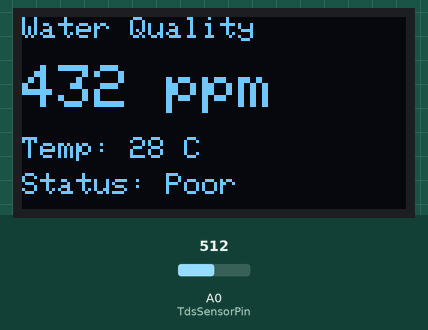
The sketch below on a simulated ESP8266 (NodeMCU). Shown: 128×64 one-colour display. Inputs (shaded band) come from the test bench; at power-on: A0 (TdsSensorPin) = 512. WiFi joins after 1.5 s; servers stay silent unless stated; what the sketch prints to the serial monitor is not drawn.

Above: at 7.7 s.
7.8 s: A0 (TdsSensorPin) set to 30
At 8.69 s:
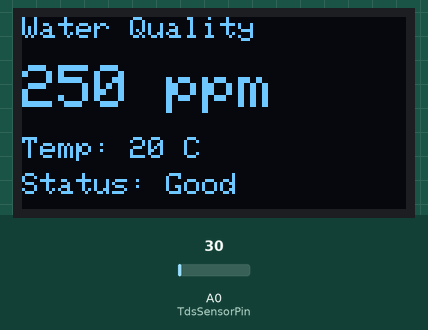
10.8 s: A0 (TdsSensorPin) set to 510
At 11.0 s:
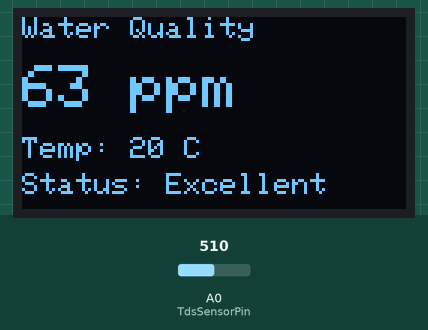
13.8 s: A0 (TdsSensorPin) set to 427
At 14.29 s:
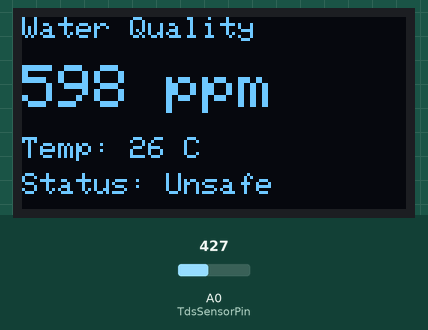
15.6 s: A0 (TdsSensorPin) set to 408
At 17.91 s:
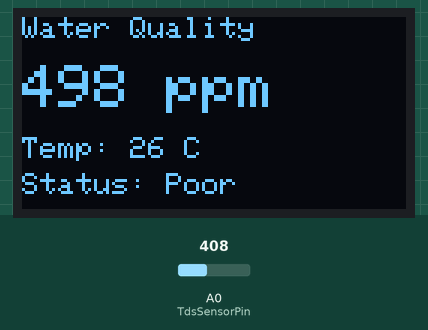
Timing chart, 0 to 19.4 s (numbered marks = the images above; inputs shaded):
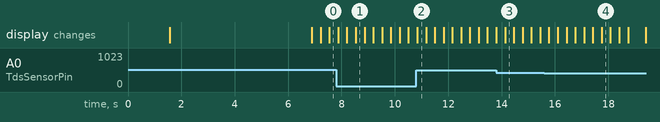

Measured:
- the behaviour switches between 409 and 408 on A0 (TdsSensorPin) (found by bisection; images 3 and 4)

The sketch:

sketch_mar16a.ino
```cpp
#include <ESP8266WiFi.h>
#include <Wire.h>
#include <Adafruit_GFX.h>
#include <Adafruit_SSD1306.h>

#define SCREEN_WIDTH 128
#define SCREEN_HEIGHT 64
#define TdsSensorPin A0

Adafruit_SSD1306 display(SCREEN_WIDTH, SCREEN_HEIGHT, &Wire, -1);

const char* ssid = "YOUR_WIFI_NAME";
const char* password = "YOUR_WIFI_PASSWORD";

WiFiServer server(80);

float voltage;
float tdsValue;
float stableTDS = 0;
float lastTDS = 0;

float minTDS = 10000;
float maxTDS = 0;
float avgTDS = 0;

float temperature = 0;
float minTemp = 10000;
float maxTemp = 0;
float avgTemp = 0;
int tempReadingCount = 0;

int readingCount = 0;

String statusText;
String recommendation;
String trend;
String waterType;
String alert;
String stability;

String tempStatus;
String tempTrend;
float lastTemp = 0;

String webpage;
String tempPage;

void setup(){

Serial.begin(115200);
Serial.print("IP Address: ");
Serial.println(WiFi.localIP());
Wire.begin(D2,D1);

display.begin(SSD1306_SWITCHCAPVCC,0x3C);
display.clearDisplay();

WiFi.begin(ssid,password);

while(WiFi.status()!=WL_CONNECTED){
delay(500);
}

server.begin();

Serial.println("Server started!");
Serial.print("Open this in your browser: http://");
Serial.println(WiFi.localIP());

// Show IP on OLED
display.clearDisplay();

// Show IP on OLED
display.clearDisplay();
display.setTextSize(1);
display.setCursor(0,0);
display.print("WiFi Connected!");
display.setCursor(0,16);
display.print("IP Address:");
display.setCursor(0,30);
display.setTextSize(1);
display.print(WiFi.localIP());
display.setCursor(0,48);
display.print("Open in browser");
display.display();
delay(5000);

webpage = R"=====(
<!DOCTYPE html>
<html>
<head>
<title>IoT Water Quality Monitor</title>
<script src="https://cdn.jsdelivr.net/npm/chart.js"></script>
<style>
*{box-sizing:border-box;margin:0;padding:0;font-family:Segoe UI;}

body.light{background:linear-gradient(135deg,#dce9ff,#f8cdda);color:#111;}
body.dark{background:linear-gradient(135deg,#0d0d0d,#1a1a2e);color:white;}

body.light .metric{background:white;color:black;}
body.dark .metric{background:#2a2a3e;color:white;}

body.light .main{background:white;}
body.dark .main{background:#2a2a3e;}

body.light canvas{background:white;}
body.dark canvas{background:#2a2a3e;}

.dashboard{width:96vw;height:96vh;display:grid;grid-template-rows:7vh 18vh 22vh 42vh;gap:1vh;}
.header{display:flex;justify-content:space-between;align-items:center;font-size:1.5rem;}
.score{background:white;color:black;padding:4px 10px;border-radius:6px;font-size:0.9rem;}
.main{display:flex;justify-content:center;align-items:center;border-radius:12px;}
.tds{font-size:5vw;font-weight:bold;color:#0077ff;}
.metrics{display:grid;grid-template-columns:repeat(5,1fr);gap:0.6vh;}
.metric{border-radius:8px;padding:6px;font-size:0.8rem;text-align:center;}
.graphs{display:grid;grid-template-columns:1fr 1fr 1fr;gap:1vh;}
canvas{border-radius:10px;height:100% !important;width:100% !important;}
.alert-banner{position:absolute;top:1vh;left:50%;transform:translateX(-50%);background:red;color:white;padding:6px 16px;font-weight:bold;border-radius:6px;display:none;animation:blink 1s infinite;z-index:99;}
@keyframes blink{0%{opacity:1;}50%{opacity:0.3;}100%{opacity:1;}}
.temp-btn{background:#e74c3c;color:white;border:none;padding:8px 16px;border-radius:8px;font-size:0.9rem;cursor:pointer;}
.temp-btn:hover{background:#c0392b;}
.icon-btn{background:white;color:#333;border:none;padding:8px 14px;border-radius:8px;font-size:0.9rem;cursor:pointer;font-weight:bold;}
.icon-btn:hover{background:#eee;}

.email-modal{display:none;position:fixed;top:0;left:0;width:100%;height:100%;background:rgba(0,0,0,0.6);z-index:200;justify-content:center;align-items:center;}
.email-modal.show{display:flex;}
.email-box{background:white;color:black;padding:24px;border-radius:12px;width:320px;display:flex;flex-direction:column;gap:12px;}
.email-box input{padding:8px;border-radius:6px;border:1px solid #ccc;font-size:0.9rem;}
.email-box button{padding:8px;border-radius:6px;border:none;cursor:pointer;font-size:0.9rem;}
.save-btn{background:#0077ff;color:white;}
.close-btn{background:#ccc;color:black;}
</style>
</head>
<body class="dark">
<div id="alertBanner" class="alert-banner">WATER QUALITY UNSAFE</div>

<div class="email-modal" id="emailModal">
<div class="email-box">
<b>Email Alert Settings</b>
<input type="email" id="alertEmail" placeholder="Enter your email"/>
<input type="number" id="alertThreshold" placeholder="TDS threshold (default 500)"/>
<button class="save-btn" onclick="saveEmail()">Save</button>
<button class="close-btn" onclick="closeEmail()">Cancel</button>
<small id="emailNote" style="color:green;"></small>
</div>
</div>

<div class="dashboard">
<div class="header">
<div>IoT Water Quality Dashboard</div>
<div style="display:flex;gap:8px;align-items:center;flex-wrap:wrap;">
<button class="temp-btn" onclick="window.location='/temp'">Temperature Page</button>
<button class="icon-btn" onclick="toggleTheme()">Theme</button>
<button class="icon-btn" onclick="downloadCSV()">CSV</button>
<button class="icon-btn" onclick="openEmail()">Alerts</button>
<div class="score">Score: <span id="score">0</span>/100</div>
</div>
</div>
<div class="main">
<div class="tds"><span id="tds">0</span> ppm</div>
</div>
<div class="metrics">
<div class="metric">Status<br><span id="status"></span></div>
<div class="metric">Type<br><span id="type"></span></div>
<div class="metric">Trend<br><span id="trend"></span></div>
<div class="metric">Stability<br><span id="stability"></span></div>
<div class="metric">Hardness<br><span id="hard"></span></div>
<div class="metric">Min<br><span id="min"></span></div>
<div class="metric">Max<br><span id="max"></span></div>
<div class="metric">Average<br><span id="avg"></span></div>
<div class="metric">Recommendation<br><span id="rec"></span></div>
<div class="metric">Uptime<br><span id="uptime"></span></div>
</div>
<div class="graphs">
<canvas id="liveChart"></canvas>
<canvas id="gaugeCanvas"></canvas>
<canvas id="hardChart"></canvas>
</div>
</div>

<script>
var isDark = true;
var csvRows = [["Time","TDS","Avg","Hardness","Status","Score"]];
var alertEmail = "";
var alertThreshold = 500;
var lastAlertSent = false;

function toggleTheme(){
isDark=!isDark;
document.body.className=isDark?"dark":"light";
}

function downloadCSV(){
var content = csvRows.map(r=>r.join(",")).join("\n");
var blob = new Blob([content],{type:"text/csv"});
var a = document.createElement("a");
a.href = URL.createObjectURL(blob);
a.download = "water_quality_log.csv";
a.click();
}

function openEmail(){document.getElementById("emailModal").classList.add("show");}
function closeEmail(){document.getElementById("emailModal").classList.remove("show");}
function saveEmail(){
alertEmail=document.getElementById("alertEmail").value;
alertThreshold=parseInt(document.getElementById("alertThreshold").value)||500;
document.getElementById("emailNote").innerHTML="Saved! Alerts set for TDS > "+alertThreshold;
}

function sendEmailAlert(tds){
if(!alertEmail) return;
fetch("https://formsubmit.co/ajax/"+alertEmail,{
method:"POST",
headers:{"Content-Type":"application/json","Accept":"application/json"},
body:JSON.stringify({subject:"Water Quality Alert",message:"TDS level is "+tds+" ppm which exceeds your threshold of "+alertThreshold+" ppm. Please check your water quality monitor."})
});
}

var liveChart=new Chart(document.getElementById("liveChart"),{
type:"line",
data:{labels:[],datasets:[{label:"Live TDS",data:[],borderColor:"#0077ff",backgroundColor:"rgba(0,119,255,0.1)",fill:true}]},
options:{animation:false,responsive:true}
});

var hardChart=new Chart(document.getElementById("hardChart"),{
type:"line",
data:{labels:[],datasets:[{label:"Hardness",data:[],borderColor:"#e67e22",backgroundColor:"rgba(230,126,34,0.1)",fill:true}]},
options:{animation:false,responsive:true}
});

function drawGauge(canvas, value, max, label, color){
var ctx=canvas.getContext("2d");
var w=canvas.width, h=canvas.height;
ctx.clearRect(0,0,w,h);

var bg = isDark ? "#2a2a3e" : "#ffffff";
ctx.fillStyle=bg;
ctx.fillRect(0,0,w,h);

var cx=w/2, cy=h*0.62, r=Math.min(w,h)*0.38;
var startAngle=Math.PI, endAngle=2*Math.PI;
var ratio=Math.min(value/max,1);
var valAngle=Math.PI+(ratio*Math.PI);

ctx.beginPath();
ctx.arc(cx,cy,r,startAngle,endAngle);
ctx.strokeStyle="#e0e0e0";
ctx.lineWidth=18;
ctx.stroke();

var grad=ctx.createLinearGradient(cx-r,cy,cx+r,cy);
grad.addColorStop(0,"#27ae60");
grad.addColorStop(0.5,"#f1c40f");
grad.addColorStop(1,"#e74c3c");

ctx.beginPath();
ctx.arc(cx,cy,r,startAngle,valAngle);
ctx.strokeStyle=color;
ctx.lineWidth=18;
ctx.lineCap="round";
ctx.stroke();

ctx.fillStyle=isDark?"white":"#111";
ctx.font="bold "+Math.floor(w*0.13)+"px Segoe UI";
ctx.textAlign="center";
ctx.fillText(value,cx,cy);

ctx.font=Math.floor(w*0.07)+"px Segoe UI";
ctx.fillStyle="#aaa";
ctx.fillText(label,cx,cy+Math.floor(h*0.1));
}

var gaugeCanvas=document.getElementById("gaugeCanvas");

setInterval(function(){
fetch("/data").then(res=>res.json()).then(data=>{
document.getElementById("tds").innerHTML=data.tds;
document.getElementById("score").innerHTML=data.score;
document.getElementById("status").innerHTML=data.status;
document.getElementById("type").innerHTML=data.type;
document.getElementById("trend").innerHTML=data.trend;
document.getElementById("stability").innerHTML=data.stability;
document.getElementById("hard").innerHTML=data.hard;
document.getElementById("avg").innerHTML=data.avg;
document.getElementById("min").innerHTML=data.min;
document.getElementById("max").innerHTML=data.max;
document.getElementById("rec").innerHTML=data.rec;
document.getElementById("uptime").innerHTML=data.uptime;

var banner=document.getElementById("alertBanner");
if(data.tds>500){
banner.style.display="block";
if(!lastAlertSent){sendEmailAlert(data.tds);lastAlertSent=true;}
}else{
banner.style.display="none";
lastAlertSent=false;
}

var now=new Date();
var timeStr=now.getHours()+":"+now.getMinutes()+":"+now.getSeconds();
csvRows.push([timeStr,data.tds,data.avg,data.hard,data.status,data.score]);

liveChart.data.labels.push("");
liveChart.data.datasets[0].data.push(data.tds);
hardChart.data.labels.push("");
hardChart.data.datasets[0].data.push(data.hard);

if(liveChart.data.labels.length>40){liveChart.data.labels.shift();liveChart.data.datasets[0].data.shift();}
if(hardChart.data.labels.length>40){hardChart.data.labels.shift();hardChart.data.datasets[0].data.shift();}

liveChart.update();
hardChart.update();

var tdsColor="#27ae60";
if(data.tds>500) tdsColor="#e74c3c";
else if(data.tds>300) tdsColor="#f1c40f";

drawGauge(gaugeCanvas,data.tds,1000,"ppm",tdsColor);
});
},1000);
</script>
</body>
</html>
)=====";

tempPage = R"=====(
<!DOCTYPE html>
<html>
<head>
<title>Temperature Monitor</title>
<script src="https://cdn.jsdelivr.net/npm/chart.js"></script>
<style>
*{box-sizing:border-box;margin:0;padding:0;font-family:Segoe UI;}

body.light{background:linear-gradient(135deg,#ffe5e5,#fff3cd);color:#111;}
body.dark{background:linear-gradient(135deg,#2c3e50,#e74c3c);color:white;}

body.light .metric{background:white;color:black;}
body.dark .metric{background:rgba(255,255,255,0.15);color:white;}

body.light .main{background:white;}
body.dark .main{background:rgba(255,255,255,0.1);}

body.light canvas{background:white;}
body.dark canvas{background:rgba(255,255,255,0.1);}

.dashboard{width:96vw;height:96vh;display:grid;grid-template-rows:7vh 18vh 20vh 46vh;gap:1vh;}
.header{display:flex;justify-content:space-between;align-items:center;font-size:1.5rem;}
.nav-btn{background:white;color:#e74c3c;border:none;padding:8px 16px;border-radius:8px;font-size:0.9rem;cursor:pointer;font-weight:bold;}
.nav-btn:hover{background:#f0f0f0;}
.icon-btn{background:white;color:#333;border:none;padding:8px 14px;border-radius:8px;font-size:0.9rem;cursor:pointer;font-weight:bold;}
.main{display:flex;justify-content:center;align-items:center;border-radius:12px;gap:60px;}
.temp-val{font-size:5vw;font-weight:bold;color:#e74c3c;text-align:center;}
.temp-label{font-size:1rem;color:#888;text-align:center;}
.metrics{display:grid;grid-template-columns:repeat(5,1fr);gap:0.6vh;}
.metric{border-radius:8px;padding:6px;font-size:0.8rem;text-align:center;}
.graphs{display:grid;grid-template-columns:1fr 1fr 1fr;gap:1vh;}
canvas{border-radius:10px;height:100% !important;width:100% !important;}
.alert-banner{position:absolute;top:1vh;left:50%;transform:translateX(-50%);background:#e74c3c;color:white;padding:6px 16px;font-weight:bold;border-radius:6px;display:none;animation:blink 1s infinite;z-index:99;}
@keyframes blink{0%{opacity:1;}50%{opacity:0.3;}100%{opacity:1;}}
</style>
</head>
<body class="dark">
<div id="alertBanner" class="alert-banner">HIGH TEMPERATURE ALERT</div>
<div class="dashboard">
<div class="header">
<div>Temperature Dashboard</div>
<div style="display:flex;gap:8px;align-items:center;">
<button class="nav-btn" onclick="window.location='/'">Back to Main</button>
<button class="icon-btn" onclick="toggleTheme()">Theme</button>
<button class="icon-btn" onclick="downloadCSV()">CSV</button>
</div>
</div>
<div class="main">
<div>
<div class="temp-val"><span id="temp">0</span> C</div>
<div class="temp-label">Current Temperature</div>
</div>
<div>
<div class="temp-val" style="color:#3498db;"><span id="tds">0</span> ppm</div>
<div class="temp-label">Current TDS</div>
</div>
</div>
<div class="metrics">
<div class="metric">Temp Status<br><span id="tstatus"></span></div>
<div class="metric">Temp Trend<br><span id="ttrend"></span></div>
<div class="metric">Min Temp<br><span id="tmin"></span> C</div>
<div class="metric">Max Temp<br><span id="tmax"></span> C</div>
<div class="metric">Avg Temp<br><span id="tavg"></span> C</div>
<div class="metric">TDS Score<br><span id="score"></span>/100</div>
<div class="metric">Water Type<br><span id="type"></span></div>
<div class="metric">Uptime<br><span id="uptime"></span>s</div>
<div class="metric">Hardness<br><span id="hard"></span> mg/L</div>
<div class="metric">TDS Min<br><span id="tdsmin"></span> ppm</div>
</div>
<div class="graphs">
<canvas id="tempLiveChart"></canvas>
<canvas id="tempGaugeCanvas"></canvas>
<canvas id="tempTdsChart"></canvas>
</div>
</div>
<script>
var isDark=true;
var csvRows=[["Time","Temp","AvgTemp","TDS","TempStatus"]];

function toggleTheme(){
isDark=!isDark;
document.body.className=isDark?"dark":"light";
}

function downloadCSV(){
var content=csvRows.map(r=>r.join(",")).join("\n");
var blob=new Blob([content],{type:"text/csv"});
var a=document.createElement("a");
a.href=URL.createObjectURL(blob);
a.download="temperature_log.csv";
a.click();
}

var tempLiveChart=new Chart(document.getElementById("tempLiveChart"),{
type:"line",
data:{labels:[],datasets:[{label:"Live Temp (C)",data:[],borderColor:"#e74c3c",backgroundColor:"rgba(231,76,60,0.1)",fill:true}]},
options:{animation:false,responsive:true}
});

var tempTdsChart=new Chart(document.getElementById("tempTdsChart"),{
type:"line",
data:{labels:[],datasets:[
{label:"TDS (ppm)",data:[],borderColor:"#3498db",backgroundColor:"rgba(52,152,219,0.1)",fill:true},
{label:"Temp (C)",data:[],borderColor:"#e74c3c",backgroundColor:"rgba(231,76,60,0.1)",fill:true}
]},
options:{animation:false,responsive:true}
});

var tempGaugeCanvas=document.getElementById("tempGaugeCanvas");

function drawTempGauge(canvas,value,label){
var ctx=canvas.getContext("2d");
var w=canvas.width,h=canvas.height;
ctx.clearRect(0,0,w,h);

var bg=isDark?"rgba(255,255,255,0.1)":"#ffffff";
ctx.fillStyle=bg;
ctx.fillRect(0,0,w,h);

var cx=w/2,cy=h*0.62,r=Math.min(w,h)*0.38;
var ratio=Math.min(value/60,1);
var valAngle=Math.PI+(ratio*Math.PI);

ctx.beginPath();
ctx.arc(cx,cy,r,Math.PI,2*Math.PI);
ctx.strokeStyle="#e0e0e0";
ctx.lineWidth=18;
ctx.stroke();

var color="#27ae60";
if(value>35) color="#e74c3c";
else if(value>30) color="#f1c40f";

ctx.beginPath();
ctx.arc(cx,cy,r,Math.PI,valAngle);
ctx.strokeStyle=color;
ctx.lineWidth=18;
ctx.lineCap="round";
ctx.stroke();

ctx.fillStyle=isDark?"white":"#111";
ctx.font="bold "+Math.floor(w*0.13)+"px Segoe UI";
ctx.textAlign="center";
ctx.fillText(value+"C",cx,cy);

ctx.font=Math.floor(w*0.07)+"px Segoe UI";
ctx.fillStyle="#aaa";
ctx.fillText(label,cx,cy+Math.floor(h*0.1));
}

setInterval(function(){
fetch("/data").then(res=>res.json()).then(data=>{
document.getElementById("temp").innerHTML=data.temp;
document.getElementById("tds").innerHTML=data.tds;
document.getElementById("tstatus").innerHTML=data.tstatus;
document.getElementById("ttrend").innerHTML=data.ttrend;
document.getElementById("tmin").innerHTML=data.tmin;
document.getElementById("tmax").innerHTML=data.tmax;
document.getElementById("tavg").innerHTML=data.tavg;
document.getElementById("score").innerHTML=data.score;
document.getElementById("type").innerHTML=data.type;
document.getElementById("uptime").innerHTML=data.uptime;
document.getElementById("hard").innerHTML=data.hard;
document.getElementById("tdsmin").innerHTML=data.min;

var banner=document.getElementById("alertBanner");
if(data.temp>35){banner.style.display="block";}else{banner.style.display="none";}

var now=new Date();
var timeStr=now.getHours()+":"+now.getMinutes()+":"+now.getSeconds();
csvRows.push([timeStr,data.temp,data.tavg,data.tds,data.tstatus]);

tempLiveChart.data.labels.push("");
tempLiveChart.data.datasets[0].data.push(data.temp);
tempTdsChart.data.labels.push("");
tempTdsChart.data.datasets[0].data.push(data.tds);
tempTdsChart.data.datasets[1].data.push(data.temp);

if(tempLiveChart.data.labels.length>40){tempLiveChart.data.labels.shift();tempLiveChart.data.datasets[0].data.shift();}
if(tempTdsChart.data.labels.length>40){tempTdsChart.data.labels.shift();tempTdsChart.data.datasets[0].data.shift();tempTdsChart.data.datasets[1].data.shift();}

tempLiveChart.update();
tempTdsChart.update();

drawTempGauge(tempGaugeCanvas,data.temp,"Temperature");
});
},1000);
</script>
</body>
</html>
)=====";

}

void loop(){

int total=0;
for(int i=0;i<30;i++){
total+=analogRead(TdsSensorPin);
delay(10);
}

int avgValue=total/30;
voltage=avgValue*(3.3/1024.0);

tdsValue=(133.42*voltage*voltage*voltage
-255.86*voltage*voltage
+857.39*voltage)*0.5;

stableTDS = 0.7*stableTDS + 0.3*tdsValue;

temperature = 20.0 + (voltage * 5.0);

if(stableTDS<150){statusText="Excellent";recommendation="Very pure water";waterType="RO Water";}
else if(stableTDS<300){statusText="Good";recommendation="Safe for drinking";waterType="Drinking Water";}
else if(stableTDS<500){statusText="Poor";recommendation="Filtration needed";waterType="Tap Water";}
else{statusText="Unsafe";recommendation="Avoid drinking";waterType="Contaminated";}

if(stableTDS>lastTDS+5) trend="Rising";
else if(stableTDS<lastTDS-5) trend="Falling";
else trend="Stable";

if(abs(stableTDS-lastTDS)<2) stability="Stable";
else stability="Fluctuating";

lastTDS=stableTDS;

if(stableTDS>500) alert="Unsafe";
else alert="Normal";

if(stableTDS<minTDS) minTDS=stableTDS;
if(stableTDS>maxTDS) maxTDS=stableTDS;

readingCount++;
avgTDS=((avgTDS*(readingCount-1))+stableTDS)/readingCount;

if(temperature<minTemp) minTemp=temperature;
if(temperature>maxTemp) maxTemp=temperature;
tempReadingCount++;
avgTemp=((avgTemp*(tempReadingCount-1))+temperature)/tempReadingCount;

if(temperature>35) tempStatus="Hot";
else if(temperature>30) tempStatus="Warm";
else if(temperature>20) tempStatus="Normal";
else tempStatus="Cold";

if(temperature>lastTemp+0.5) tempTrend="Rising";
else if(temperature<lastTemp-0.5) tempTrend="Falling";
else tempTrend="Stable";

lastTemp=temperature;

int score=100-(stableTDS/10);
if(score<0) score=0;

float hardness=stableTDS*0.65;
unsigned long uptime=millis()/1000;

display.clearDisplay();
display.setTextSize(1);
display.setCursor(0,0);
display.print("Water Quality");
display.setTextSize(2);
display.setCursor(0,16);
display.print((int)stableTDS);
display.print(" ppm");
display.setTextSize(1);
display.setCursor(0,40);
display.print("Temp: ");
display.print((int)temperature);
display.print(" C");
display.setCursor(0,52);
display.print("Status: ");
display.print(statusText);
display.display();

WiFiClient client=server.available();
if(!client) return;

String req=client.readStringUntil('\r');
client.flush();

if(req.indexOf("/data")!=-1){

client.println("HTTP/1.1 200 OK");
client.println("Content-Type: application/json");
client.println();

client.print("{\"tds\":");client.print((int)stableTDS);
client.print(",\"status\":\"");client.print(statusText);
client.print("\",\"rec\":\"");client.print(recommendation);
client.print("\",\"type\":\"");client.print(waterType);
client.print("\",\"trend\":\"");client.print(trend);
client.print("\",\"alert\":\"");client.print(alert);
client.print("\",\"stability\":\"");client.print(stability);
client.print("\",\"score\":");client.print(score);
client.print(",\"hard\":");client.print((int)hardness);
client.print(",\"min\":");client.print((int)minTDS);
client.print(",\"max\":");client.print((int)maxTDS);
client.print(",\"avg\":");client.print((int)avgTDS);
client.print(",\"uptime\":");client.print(uptime);
client.print(",\"temp\":");client.print((int)temperature);
client.print(",\"tstatus\":\"");client.print(tempStatus);
client.print("\",\"ttrend\":\"");client.print(tempTrend);
client.print("\",\"tmin\":");client.print((int)minTemp);
client.print(",\"tmax\":");client.print((int)maxTemp);
client.print(",\"tavg\":");client.print((int)avgTemp);
client.print("}");

}
else if(req.indexOf("/temp")!=-1){

client.println("HTTP/1.1 200 OK");
client.println("Content-Type: text/html");
client.println();
client.print(tempPage);

}
else{

client.println("HTTP/1.1 200 OK");
client.println("Content-Type: text/html");
client.println();
client.print(webpage);

}

delay(1);

}
```
